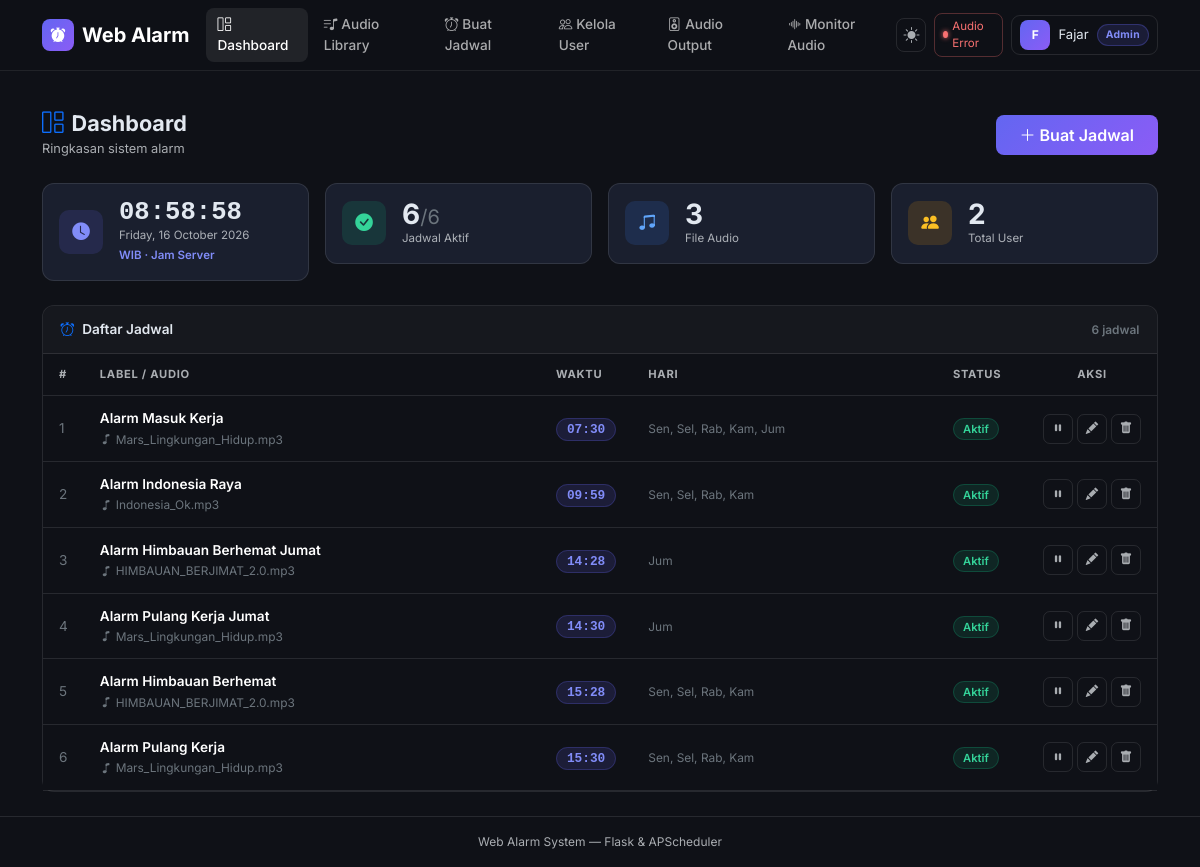
Page / (signed in) on the earlier database version.
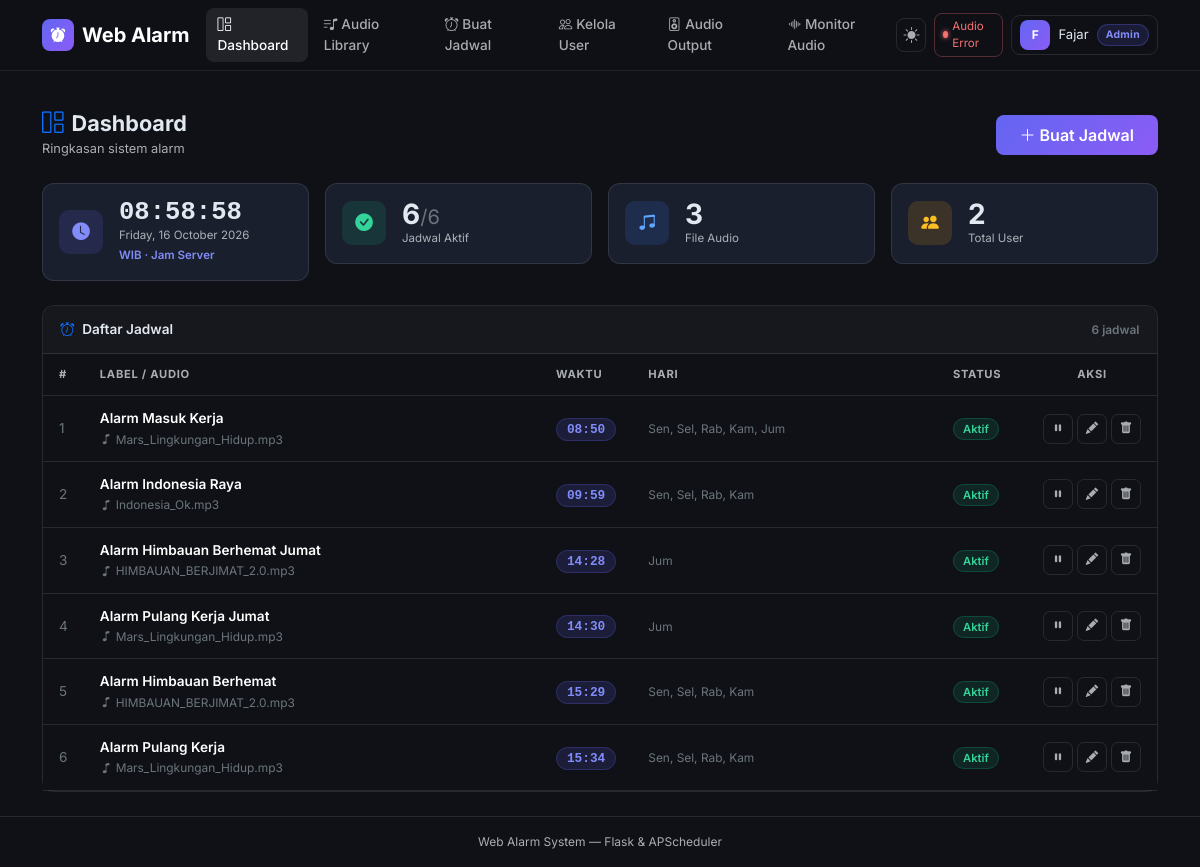
Same page on the later database version.
### models.py (models this page shows, shortened)
class User(UserMixin, db.Model):
    __tablename__ = 'users'
    id = db.Column(db.Integer, primary_key=True)
    name = db.Column(db.String(120), nullable=False)
    email = db.Column(db.String(120), unique=True, nullable=False)
    password_hash = db.Column(db.String(256), nullable=False)
    role = db.Column(db.String(20), default='user', nullable=False)
    is_active = db.Column(db.Boolean, default=True, nullable=False)
    created_at = db.Column(db.DateTime, default=datetime.utcnow, nullable=False)
    audios = db.relationship('Audio', backref='uploader', lazy=True)

class Schedule(db.Model):
    __tablename__ = 'schedules'
    id = db.Column(db.Integer, primary_key=True)
    label = db.Column(db.String(120), nullable=True)
    audio_id = db.Column(db.Integer, db.ForeignKey('audios.id'), nullable=False)
    time_hour = db.Column(db.Integer, nullable=False)
    time_minute = db.Column(db.Integer, nullable=False)
    days_of_week = db.Column(db.String(20), nullable=False)
    is_active = db.Column(db.Boolean, default=True, nullable=False)
    created_by = db.Column(db.Integer, db.ForeignKey('users.id'), nullable=True)
    created_at = db.Column(db.DateTime, default=datetime.utcnow, nullable=False)
    creator = db.relationship('User', foreign_keys=[created_by], backref='schedules')
    def days_list(self):
        return [int(d) for d in self.days_of_week.split(',') if d.strip()]
    def days_display(self):
        day_names = ['Sen', 'Sel', 'Rab', 'Kam', 'Jum', 'Sab', 'Min']
        return ', '.join(day_names[d] for d in self.days_list())
    def time_display(self):
        return f'{self.time_hour:02d}:{self.time_minute:02d}'

class Audio(db.Model):
    __tablename__ = 'audios'
    id = db.Column(db.Integer, primary_key=True)
    filename = db.Column(db.String(256), nullable=False)
    original_name = db.Column(db.String(256), nullable=False)
    filepath = db.Column(db.String(512), nullable=False)
    uploaded_by = db.Column(db.Integer, db.ForeignKey('users.id'), nullable=False)
    uploaded_at = db.Column(db.DateTime, default=datetime.utcnow, nullable=False)
    schedules = db.relationship('Schedule', backref='audio', lazy=True)

### app.py (the view)
@app.route('/')
@login_required
def index():
    schedules = Schedule.query.order_by(Schedule.time_hour, Schedule.time_minute).all()
    total = Schedule.query.count()
    active = Schedule.query.filter_by(is_active=True).count()
    audio_count = Audio.query.count()
    user_count = User.query.count()
    return render_template('index.html', schedules=schedules,
                           total=total, active_count=active,
                           audio_count=audio_count, user_count=user_count)

### templates/index.html (shortened to what this page needs)
{% extends "base.html" %}
{% block content %}
<div class="d-flex align-items-center justify-content-between flex-wrap gap-2 mb-4">
  <div>
    <h1 class="pg-title"><i class="bi bi-grid-1x2 me-2 text-primary"></i>Dashboard</h1>
    <p class="pg-sub mb-0">Ringkasan sistem alarm</p>
  </div>
  <a href="{{ url_for('new_schedule') }}" class="btn btn-grad px-4 py-2">
    <i class="bi bi-plus-lg me-1"></i>Buat Jadwal
  </a>
</div>
<div class="row g-3 mb-4">
  <div class="col-12 col-sm-6 col-xl-3">
    <div class="stat-card p-3">
      <div class="d-flex align-items-center gap-3">
        <div class="stat-icon si-indigo"><i class="bi bi-clock-fill"></i></div>
        <div>
          <div id="clockTime"
               class="fw-bold"
               style="font-size:1.6rem;font-family:monospace;line-height:1">
          </div>
          <div id="clockDate" class="stat-lbl">Memuat…</div>
          <div class="stat-lbl" style="color:#818cf8;font-weight:600">WIB · Jam Server</div>
        </div>
      </div>
    </div>
  </div>
  <div class="col-6 col-sm-3 col-xl-3">
    <div class="stat-card p-3">
      <div class="d-flex align-items-center gap-3">
        <div class="stat-icon si-green"><i class="bi bi-check-circle-fill"></i></div>
        <div>
          <div class="stat-val">
            {{ active_count }}<span class="fs-5 fw-normal text-secondary">/{{ total }}</span>
          </div>
          <div class="stat-lbl">Jadwal Aktif</div>
        </div>
      </div>
    </div>
  </div>
  <div class="col-6 col-sm-3 col-xl-3">
    <div class="stat-card p-3">
      <div class="d-flex align-items-center gap-3">
        <div class="stat-icon si-blue"><i class="bi bi-music-note-beamed"></i></div>
        <div>
          <div class="stat-val">{{ audio_count }}</div>
          <div class="stat-lbl">File Audio</div>
        </div>
      </div>
    </div>
  </div>
  <div class="col-6 col-sm-3 col-xl-3">
    <div class="stat-card p-3">
      <div class="d-flex align-items-center gap-3">
        <div class="stat-icon si-yellow"><i class="bi bi-people-fill"></i></div>
        <div>
          <div class="stat-val">{{ user_count }}</div>
          <div class="stat-lbl">Total User</div>
        </div>
      </div>
    </div>
  </div>
</div>
<div class="card">
  <div class="card-header d-flex align-items-center justify-content-between">
    <span><i class="bi bi-alarm me-2 text-primary"></i>Daftar Jadwal</span>
    <small class="text-secondary">{{ total }} jadwal</small>
  </div>
  {% if schedules %}
  <div class="tbl-responsive">
    <table class="table table-hover mb-0">
      <thead>
        <tr>
          <th style="width:40px">#</th>
          <th>Label / Audio</th>
          <th style="width:90px">Waktu</th>
          <th class="d-none d-md-table-cell">Hari</th>
          <th style="width:90px">Status</th>
          <th class="text-center" style="width:110px">Aksi</th>
        </tr>
      </thead>
      <tbody>
        {% for s in schedules %}
        <tr>
          <td class="text-secondary">{{ loop.index }}</td>
          <td>
            <div class="fw-semibold">{{ s.label or s.audio.original_name }}</div>
            {% if s.label %}
            <small class="text-secondary">
              <i class="bi bi-music-note me-1"></i>{{ s.audio.original_name }}
            </small>
            {% endif %}
          </td>
          <td><span class="badge-time">{{ s.time_display() }}</span></td>
          <td class="d-none d-md-table-cell">
            <small class="text-secondary">{{ s.days_display() }}</small>
          </td>
          <td>
            {% if s.is_active %}
              <span class="badge-on">Aktif</span>
            {% else %}
              <span class="badge-off">Nonaktif</span>
            {% endif %}
          </td>
          <td>
            <div class="d-flex justify-content-center gap-1">
              {% if is_admin() %}
              <form action="{{ url_for('toggle_schedule', schedule_id=s.id) }}" method="post">
                <button type="submit"
                        class="btn-act {% if s.is_active %}act-warning{% else %}act-success{% endif %}"
                        title="{% if s.is_active %}Nonaktifkan{% else %}Aktifkan{% endif %}">
                  <i class="bi {% if s.is_active %}bi-pause-fill{% else %}bi-play-fill{% endif %}"></i>
                </button>
              </form>
              {% endif %}
              {% if is_admin() or s.created_by == current_user.id %}
              <a href="{{ url_for('edit_schedule', schedule_id=s.id) }}"
                 class="btn-act act-info" title="Edit">
                <i class="bi bi-pencil-fill"></i>
              </a>
              <form action="{{ url_for('delete_schedule', schedule_id=s.id) }}" method="post"
                    onsubmit="return confirm('Hapus jadwal ini?')">
                <button type="submit" class="btn-act act-danger" title="Hapus">
                  <i class="bi bi-trash-fill"></i>
                </button>
              </form>
              {% endif %}
            </div>
          </td>
        </tr>
        {% endfor %}
      </tbody>
    </table>
  </div>
  {% endif %}
</div>
{% endblock %}

### templates/base.html (shortened to what this page needs)
<!DOCTYPE html>
<html lang="id" data-bs-theme="dark">
<head>
  <link href="https://cdn.jsdelivr.net/npm/bootstrap@5.3.3/dist/css/bootstrap.min.css"
        rel="stylesheet"/>
  <link href="https://cdn.jsdelivr.net/npm/bootstrap-icons@1.11.3/font/bootstrap-icons.min.css"
        rel="stylesheet"/>
</head>
<body>
<nav class="navbar navbar-expand-lg sticky-top navbar-main">
  <div class="container-xl">
    <a class="navbar-brand d-flex align-items-center gap-2 fw-bold" href="{{ url_for('index') }}">
      <span class="navbar-brand-icon"><i class="bi bi-alarm-fill"></i></span>
      Web Alarm
    </a>
    <div class="collapse navbar-collapse" id="mainNav">
      <ul class="navbar-nav me-auto gap-1 mt-2 mt-lg-0">
        {% if current_user.is_authenticated %}
          <li class="nav-item">
            <a class="nav-link {% if request.endpoint == 'index' %}active{% endif %}"
               href="{{ url_for('index') }}">
              <i class="bi bi-grid-1x2 me-1"></i>Dashboard
            </a>
          </li>
          <li class="nav-item">
            <a class="nav-link {% if request.endpoint == 'audios' %}active{% endif %}"
               href="{{ url_for('audios') }}">
              <i class="bi bi-music-note-list me-1"></i>Audio Library
            </a>
          </li>
          <li class="nav-item">
            <a class="nav-link {% if request.endpoint in ['new_schedule','edit_schedule'] %}active{% endif %}"
               href="{{ url_for('new_schedule') }}">
              <i class="bi bi-alarm me-1"></i>Buat Jadwal
            </a>
          </li>
          {% if is_admin() %}
          <li class="nav-item">
            <a class="nav-link {% if request.endpoint in ['users','create_user','edit_user'] %}active{% endif %}"
               href="{{ url_for('users') }}">
              <i class="bi bi-people me-1"></i>Kelola User
            </a>
          </li>
          <li class="nav-item">
            <a class="nav-link {% if request.endpoint == 'audio_settings' %}active{% endif %}"
               href="{{ url_for('audio_settings') }}">
              <i class="bi bi-speaker me-1"></i>Audio Output
            </a>
          </li>
          <li class="nav-item">
            <a class="nav-link {% if request.endpoint == 'audio_monitor' %}active{% endif %}"
               href="{{ url_for('audio_monitor') }}">
              <i class="bi bi-soundwave me-1"></i>Monitor Audio
            </a>
          </li>
          {% endif %}
        {% endif %}
      </ul>
      <div class="d-flex align-items-center gap-2 mt-2 mt-lg-0">
        <button id="themeToggle" type="button" title="Toggle tema"
                onclick="toggleTheme()" class="d-none d-lg-flex">
          <i class="bi bi-sun-fill" id="themeIcon"></i>
        </button>
        {% if current_user.is_authenticated %}
        <div id="audioHealthBadge"
             class="d-none d-lg-flex align-items-center gap-1 px-2 py-1"
             style="border-radius:8px;border:1px solid var(--bs-border-color);
                    font-size:.72rem;cursor:pointer;transition:all .2s"
             onclick="triggerAudioRepair(this)"
             title="Status koneksi audio hardware">
          <span id="audioHealthDot"
                style="width:7px;height:7px;border-radius:50%;
                       background:#6c757d;display:inline-block;
                       transition:background .3s"></span>
          <span id="audioHealthText" style="color:var(--bs-secondary-color)">Audio…</span>
        </div>
        {% endif %}
        {% if current_user.is_authenticated %}
          <div class="dropdown">
            <button class="btn btn-sm d-flex align-items-center gap-2 px-2 py-1"
                    style="border:1px solid var(--bs-border-color);border-radius:9px;
                           background:transparent;color:var(--bs-body-color)"
                    data-bs-toggle="dropdown" aria-expanded="false">
              <span class="user-av">{{ current_user.name[0]|upper }}</span>
              <span class="d-none d-sm-inline fw-500" style="font-size:.82rem">
                {{ current_user.name.split()[0] }}
              </span>
              <span class="{% if is_admin() %}badge-admin{% else %}badge-user{% endif %}">
                {{ 'Admin' if is_admin() else 'User' }}
              </span>
            </button>
          </div>
        {% else %}
          <a href="{{ url_for('login') }}" class="btn btn-sm btn-outline-secondary px-3">Login</a>
          <a href="{{ url_for('register') }}" class="btn btn-sm btn-grad px-3">Daftar</a>
        {% endif %}
      </div>
    </div>
  </div>
</nav>
<div class="container-xl pt-3">
</div>
<main class="container-xl py-4">
  {% block content %}{% endblock %}
</main>
<footer class="border-top py-3">
  <div class="container-xl text-center" style="font-size:.75rem;color:var(--bs-secondary-color)">
    Web Alarm System &mdash; Flask &amp; APScheduler
  </div>
</footer>
</body>
</html>

Differences in the rows shown:
changed Schedule "Alarm Masuk Kerja": time_display "07:30" → "08:50"
changed Schedule "Alarm Himbauan Berhemat": time_display "15:28" → "15:29"
changed Schedule "Alarm Pulang Kerja": time_display "15:30" → "15:34"
